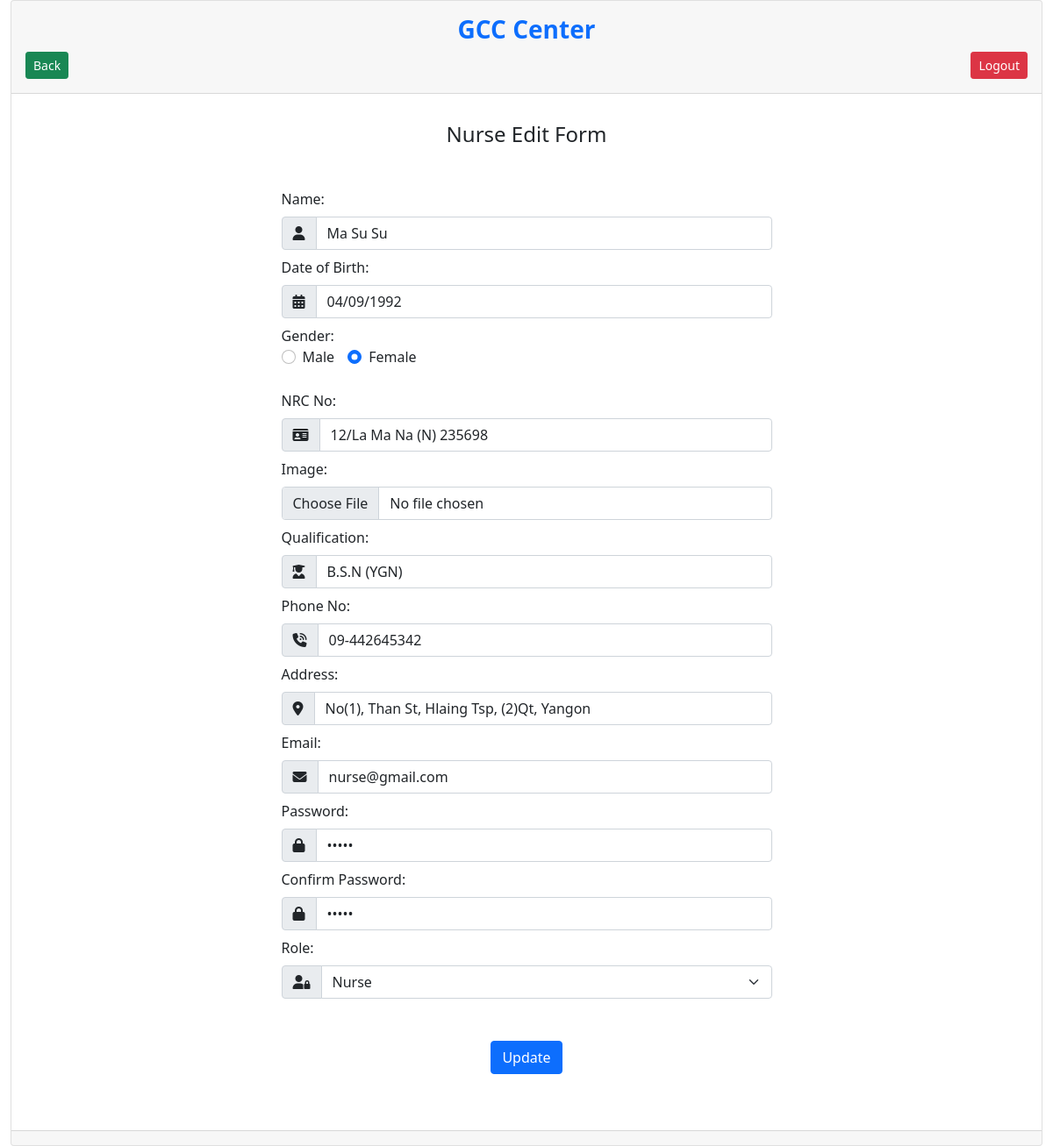
Page /nurse_edit.php?user_id_to_update=1 (signed in) on the committed database.
### tables this page shows
CREATE TABLE `nurse` (
  `id` int(11) NOT NULL,
  `name` varchar(100) NOT NULL,
  `dob` varchar(100) NOT NULL,
  `gender` varchar(100) NOT NULL,
  `nrc` varchar(100) NOT NULL,
  `image` varchar(100) NOT NULL,
  `qualification` varchar(100) NOT NULL,
  `phone` varchar(100) NOT NULL,
  `address` varchar(100) NOT NULL,
  `email` varchar(100) NOT NULL,
  `password` varchar(100) NOT NULL,
  `confirm` varchar(100) NOT NULL,
  `role` varchar(100) NOT NULL DEFAULT 'nurse'
);

### nurse_edit.php (the view, shortened to what this page needs)
<?php
require 'connect.php';
?>
<!doctype html>
<html lang="en">
<head>
    <link href="https://cdn.jsdelivr.net/npm/bootstrap@5.0.2/dist/css/bootstrap.min.css" rel="stylesheet">
    <link rel="stylesheet" href="https://cdnjs.cloudflare.com/ajax/libs/font-awesome/6.4.2/css/all.min.css"/>
    <link rel="stylesheet" type="text/css" href="css/main.css">
    <link rel="stylesheet"
          href="https://cdnjs.cloudflare.com/ajax/libs/bootstrap-datepicker/1.9.0/css/bootstrap-datepicker.min.css">
</head>
<body>
<?php
$user_name= '';
$user_dob= '';
$user_nrc= '';
$user_image= '';
$user_qualification = '';
$user_phone= '';
$user_address= '';
$user_email = '';
$user_gender = "";
$user_password = '';
$user_confirm = '';
if (isset($_GET['user_id_to_update'])) {
    $user_id_to_update = $_GET['user_id_to_update'];
    $query = "SELECT * FROM nurse WHERE id=$user_id_to_update";
    $result = mysqli_query($db, $query);
    if ($result) {
        $user = mysqli_fetch_assoc($result);
        $user_name= $user['name'];
        $user_dob= $user['dob'];
        $user_nrc= $user['nrc'];
        $user_image= $user['image'];
        $user_qualification= $user['qualification'];
        $user_phone= $user['phone'];
        $user_address= $user['address'];
        $user_email = $user['email'];
        $user_gender = $user['gender'];
        $user_password = $user['password'];
        $user_confirm = $user['confirm'];
    } else {
        die("Error: " . mysqli_error($db));
    }
}
            ?>
<section id="contact">
    <div class="container-fluid">
        <div class="card">
            <div class="card-header mb-3 p-3">
                <div class="row">
                    <div class="col-md-12"><h3 class="text-primary fw-bold text-center">GCC Center</h3></div>
                    <div>
                        <form action="admin_dashboard.php" method="POST" class="float-end ms-2">
                            <button type="submit" name="logout_button" id="logout_button" class="btn btn-danger btn-sm"
                                    onclick="return confirm('Are you sure you want to logout?')">Logout
                            </button>
                        </form>
                        <form action="doctor.php" method="POST" class="float-start">
                            <button type="submit" name="back_button" id="back_button" class="btn btn-success btn-sm">
                                Back
                            </button>
                        </form>
                    </div>
                </div>
            </div>
            <div class="card-body">
                <h4 class="text-center">Nurse Edit Form</h4>
                <div class="row justify-content-center my-5">
                    <div class="col-lg-6">
                        <form action="nurse_edit.php" method="POST" enctype="multipart/form-data">
                            <label for="name" class="form-label">Name:</label>
                            <div class="input-group">
                        <span class="input-group-text">
                            <i class="fa-solid fa-user"></i>
                        </span>
                                <input type="text" class="form-control" name="name" id="name" placeholder="e.g. Mario"
                                       value="<?php echo $user_name; ?>" required="required">
                            </div>
                            <label for="dob" class="form-label mt-2">Date of Birth:</label>
                            <div class="input-group">
                        <span class="input-group-text date">
                            <i class="fa-solid fa-calendar-days"></i>
                        </span>
                                <input type="text" class="form-control" name="dob" id="datepicker"
                                       value="<?php echo $user_dob; ?>"
                                       placeholder="e.g.09/30/1953" required="required">
                            </div>
                            <label class="mt-2">Gender:</label>
                            <div class="input-group">
                                <div class="form-check form-check-inline">
                                    <input class="form-check-input" type="radio" name="gender" id="male" value="male"
                                    <?php if ($user_gender == 'male') echo 'checked = "checked"' ; ?>" />
                                    <label class="form-check-label" for="male">
                                        Male
                                    </label>
                                </div>
                                <div class="form-check form-check-inline">
                                    <input class="form-check-input" type="radio" name="gender" id="female"
                                           value="female"
                                    <?php if ($user_gender == 'female') echo 'checked = "checked"' ; ?>" />
                                    <label class="form-check-label" for="female">
                                        Female </label>
                                </div>
                            </div>
                            <label for="nrc" class="form-label mt-4">NRC No:</label>
                            <div class="input-group">
                        <span class="input-group-text">
                            <i class="fa-solid fa-id-card"></i>
                        </span>
                                <input type="text" class="form-control" name="nrc" id="nrc" value="<?php echo $user_nrc; ?>"
                                       placeholder="e.g.12/LaMaNa(N)000000" required="required">
                            </div>
                            <div class="mt-2">
                                <label for="formFile" class="form-label">Image:</label>
                                <input class="form-control" name="image" type="file" id="formFile"
                                       accept=".jpg, .jpeg,.png" value="<?php echo $user_image; ?>" required="required">
                            </div>
                            <label for="qualification" class="form-label mt-2">Qualification:</label>
                            <div class="input-group">
                                    <span class="input-group-text">
                                        <i class="fa-solid fa-user-graduate"></i>
                                    </span>
                                <input type="text" class="form-control" name="qualification" id="qualification" value="<?php echo $user_qualification; ?>"
                                       placeholder="e.g. B.S.N (YGN)" required="required">
                            </div>
                            <label for="phone" class="form-label mt-2">Phone No:</label>
                            <div class="input-group">
                        <span class="input-group-text">
                            <i class="fa-solid fa-phone-volume"></i>
                        </span>
                                <input type="text" class="form-control" name="phone" id="phone"
                                       value="<?php echo $user_phone; ?>"
                                       placeholder="e.g. 09 000000000" required="required">
                            </div>
                            <label for="address" class="form-label mt-2">Address:</label>
                            <div class="input-group">
                        <span class="input-group-text">
                            <i class="fa-solid fa-location-dot"></i>
                        </span>
                                <input type="text" class="form-control" name="address" id="address"
                                       value="<?php echo $user_address; ?>"
                                       placeholder="e.g. No(0), (A) Street, (0) Quarter, (A) Township, (A) City" required="required">
                            </div>
                            <label for="email" class="form-label mt-2">Email:</label>
                            <div class="input-group">
                        <span class="input-group-text">
                            <i class="fa-solid fa-envelope"></i>
                        </span>
                                <input type="text" class="form-control" name="email" id="email"
                                       value="<?php echo $user_email; ?>"
                                       placeholder="e.g. mario@example.com" required="required">
                            </div>
                            <label for="password" class="form-label mt-2">Password:</label>
                            <div class="input-group">
                                    <span class="input-group-text">
                                        <i class="fa-solid fa-lock"></i>
                                    </span>
                                <input type="password" class="form-control" name="password" id="password"  value="<?php echo $user_password; ?>"
                                       placeholder="e.g. 123456" required="required">
                            </div>
                            <label for="confirm" class="form-label mt-2">Confirm Password:</label>
                            <div class="input-group">
                                    <span class="input-group-text">
                                        <i class="fa-solid fa-lock"></i>
                                    </span>
                                <input type="password" class="form-control" name="confirm" id="confirm" value="<?php echo $user_confirm; ?>"
                                       placeholder="e.g. 123456" required="required">
                            </div>
                            <label for="role" class="form-label mt-2">Role:</label>
                            <div class="input-group mb-5">
                                    <span class="input-group-text">
                                        <i class="fa-solid fa-user-lock"></i>
                                    </span>
                                <select class="form-select" id="subject" name="role" >
                                    <option  value= "admin"
                                        <?php if ($user['role'] == 'admin') { ?> selected
                                        <?php } ?> >Admin<option>
                                    <option  value= "doctor"
                                        <?php if ($user['role'] == 'doctor') { ?> selected
                                        <?php } ?> >Doctor<option>
                                    <option  value= "nurse"
                                        <?php if ($user['role'] == 'nurse') { ?> selected
                                        <?php } ?> >Nurse<option>
                                </select>
                            </div>
                            <div class="mt-2 text-center">
                                <button type="submit" name="update_button" class="btn btn-primary">Update</button>
                            </div>
                        </form>
                    </div>
                </div>
            </div>
            <div class="card-footer">
            </div>
        </div>
    </div>
</section>
</body>
</html>

### rows in the picture
nurse: name "Ma Su Su", dob "04/09/1992", gender "☐ Male", gender "☑ Female", nrc "12/La Ma Na (N) 235698", qualification "B.S.N (YGN)", phone "09-442645342", address "No(1), Than St, Hlaing Tsp, (2)Qt, Yangon", email "nurse@gmail.com", role "Nurse"
